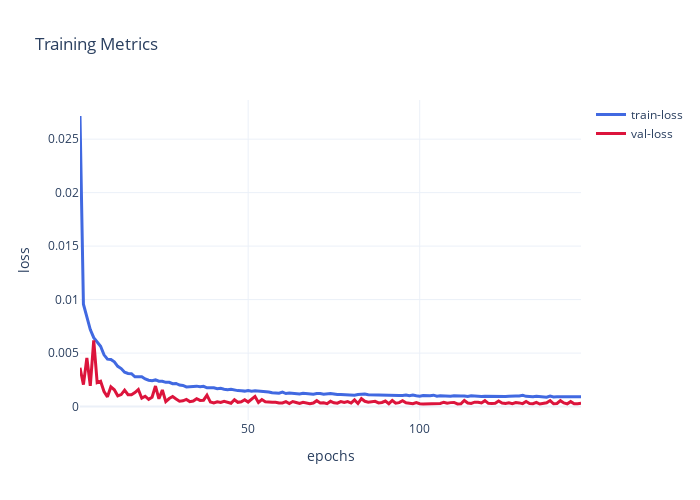

Source (notebook cell):
### Code cell
plot_training_metrics(history_ffs)

### Figure 1 — Plotly figure (JSON) as saved in the notebook; plotly's stock layout.template omitted (floating-point values rounded to 4 significant figures; data arrays with more than 128 entries replaced by an {"elided": "..."} marker saying what was removed)
{"data": [{"line": {"color": "royalblue", "width": 3}, "name": "train-loss", "type": "scatter", "x": {"elided": "147 int values"}, "y": {"elided": "147 float values"}}, {"line": {"color": "crimson", "width": 3}, "name": "val-loss", "type": "scatter", "x": {"elided": "147 int values"}, "y": {"elided": "147 float values"}}], "layout": {"height": 500, "title": {"text": "Training Metrics"}, "width": 700, "xaxis": {"title": {"text": "epochs"}}, "yaxis": {"title": {"text": "loss"}}}}
